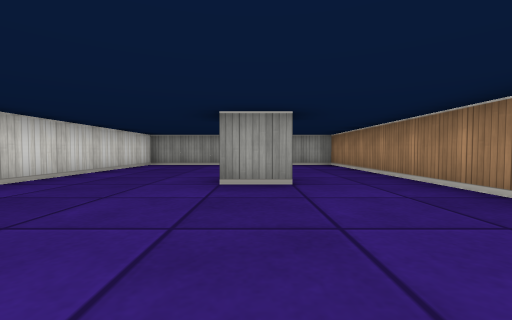
view 1 (above)

15 first-person views from a walk through a cub3D maze. The camera is about half as high as the walls, tilts 2° down and sees 90° across. The floor is counted in squares. Each view is taken from the middle of a square. On the plan, view 1 faces up. The plan holds only what a view shows up to about 9 squares ahead; the rest is blank.

view 2
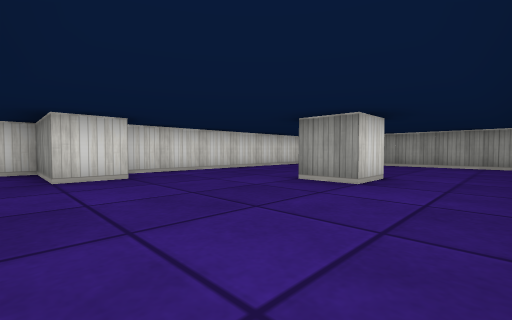

view 3
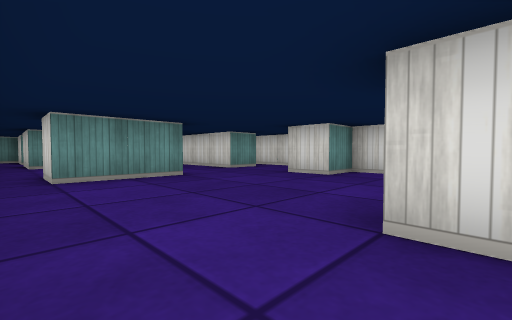

view 4
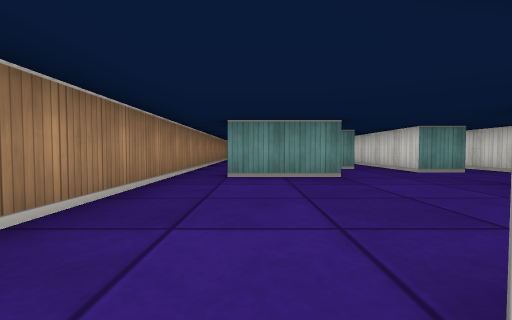

view 5
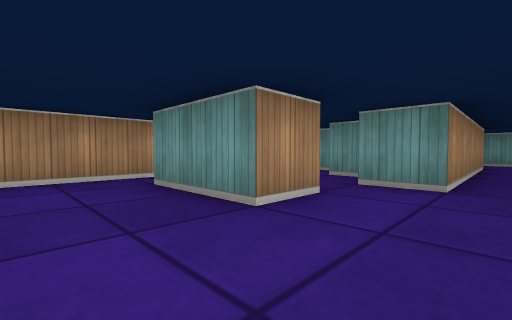

view 6
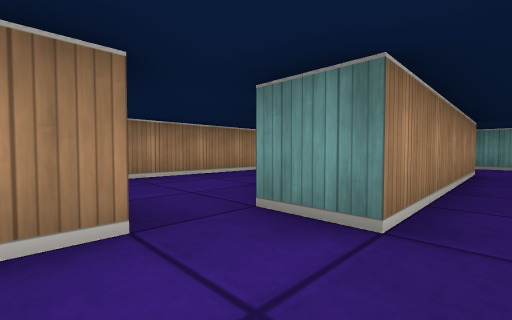

view 7
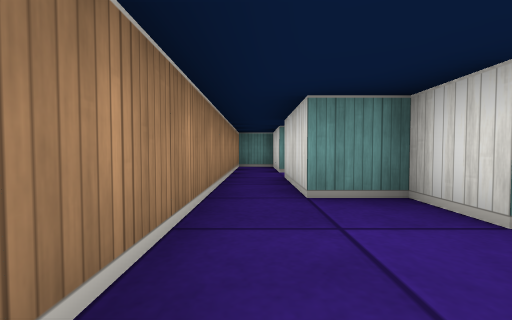

view 8
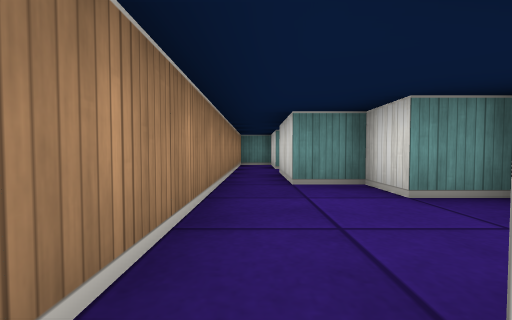

view 9
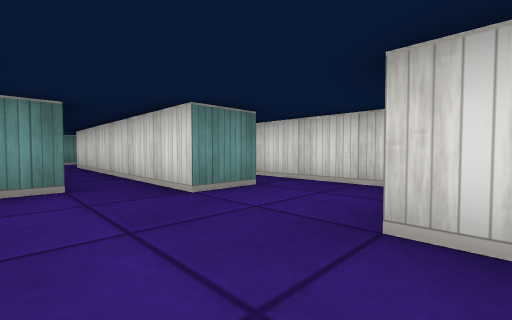

view 10
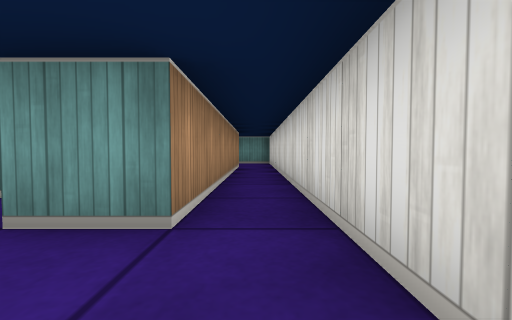

view 11
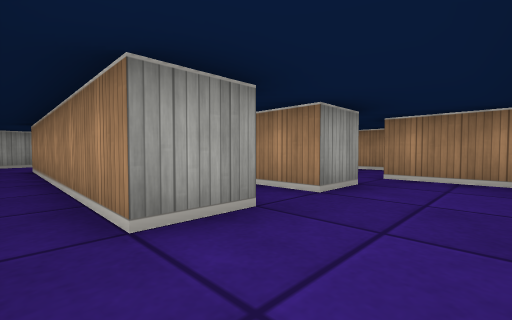

view 12
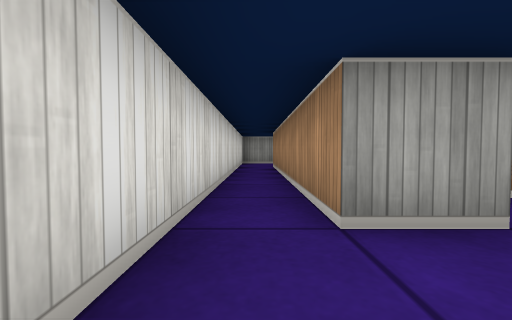

view 13
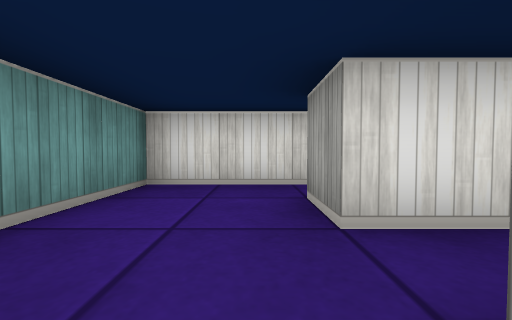

view 14
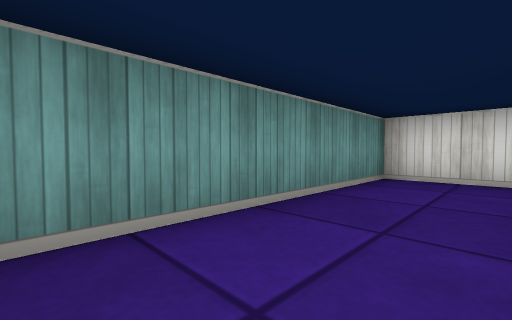

view 15
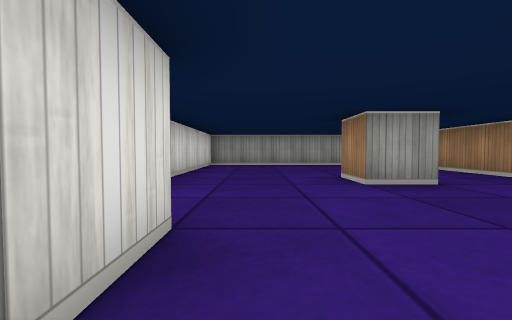

### Floor plan
Points are (right, up) in squares from view 1. A wall is a line through its corners. A room is listed if a view was taken in it or the views show most of it. See-through windows are left out.
Room 1 (views 1, 2, 3, 4, 5, 6, 9, 15)
walls: (0.5, 4.6) (0.5, 3.5) (-0.5, 3.5) (-0.5, 4.5); (-0.5, -1.6) (-0.5, -0.5) (1.5, -0.5); (-3.5, -1.5) (-2.5, -1.5) (-2.5, -7.5) (-3.5, -7.5); (2.5, -0.5) (2.5, 8.5) (-3.5, 8.5) (-3.5, 1.5) (-2.5, 1.5) (-2.5, 0.5) (-3.5, 0.5); (-1.5, -7.5) (-1.5, -2.5) (-0.5, -2.5); (-3.5, -9.5) (-1.6, -9.5)
ways out: opening at (0, -2) to room 2; opening at (2, -1) to room 2; opening at (-3, -8.5) to room 3; opening at (-3, -0.5) to room 3; opening at (-1, -8.5) to room 4
Room 2 (views 7, 8)
walls: (-0.6, -3.5) (0.5, -3.5) (0.5, -4.5) (1.5, -4.5) (1.5, -6.5); (1.5, -7.5) (1.5, -9.5) (2.5, -9.5) (2.5, -0.5); (1.5, -0.5) (1.5, -1.5)
ways out: opening at (0, -2) to room 1; opening at (2, -1) to room 1; opening at (1, -7) to room 4
Room 3 (views 10, 11, 12)
walls: (-3.5, -7.5) (-3.5, -1.5); (-3.5, 0.5) (-4.5, 0.5) (-4.5, -9.5) (-3.5, -9.5)
ways out: opening at (-3, -8.5) to room 1; opening at (-3, -0.5) to room 1
Room 4 (views 13, 14)
walls: (-0.4, -7.5) (-1.5, -7.5); (0.5, -9.1) (0.5, -7.5); (-1.6, -9.5) (0.1, -9.5)
ways out: opening at (-1, -8.5) to room 1; opening at (1, -7) to room 2

Where each view was taken, in squares from view 1:
view 1: 0 up, 0 right, facing up
view 2: 0 up, 2 right, facing up-left
view 3: 4 up, 2 right, facing down-left
view 4: 4 up, 1 right, facing down
view 5: 1 up, 2 left, facing down-right
view 6: 1 down, 2 left, facing down-right
view 7: 2 down, 2 right, facing down
view 8: 1 down, 2 right, facing down
view 9: 1 up, 1 left, facing down-left
view 10: 0 up, 4 left, facing down
view 11: 9 down, 4 left, facing up-right
view 12: 9 down, 4 left, facing up
view 13: 8 down, 1 left, facing left
view 14: 8 down, 0 right, facing down-left
view 15: 0 up, 2 left, facing up
